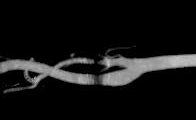
%> input picture pairwise/Stenosis2_Cropped.bmp, 196 x 120 px
$ octave runStenosis.m   (GNU Octave 9; MATLAB toolbox functions it lacks are replaced by stand-ins)
%> lines starting %> are read from the running program, lines starting %| are printed output that depends on the picture; in (x1, y1, x2, y2) boxes, pixels count from 0 and x2, y2 are one past the last pixel; in counts of white or black regions, pixels touching at a corner belong together; the program's own positions count from 1
### pairwise/setOptimizationOptions_stenosis.m
function newOptimizationOptions = setOptimizationOptions_stenosis...
    (grayScalar, myString, numRows, numCols, lambdaPotts, lambdaCurvature, lambdaApp, bg_mu, fg_mu, sigma, beta, padSize, nType)


% OPTIMIZATION PARAMS

    newOptimizationOptions.numNodes = numRows * numCols;
    newOptimizationOptions.numRows = numRows;
    newOptimizationOptions.numCols = numCols;
    newOptimizationOptions.padSize = padSize;
    frameMask = false(numRows, numCols);
    frameMask([1:padSize (end-padSize+1):end],:) = true;
    frameMask(:,[1:padSize (end-padSize+1):end]) = true;
    newOptimizationOptions.frameMask = frameMask;

    newOptimizationOptions.labels = [1 2];

    newOptimizationOptions.neighborhoodBeta = beta;
    newOptimizationOptions.LAMBDA_POTTS = lambdaPotts;
    newOptimizationOptions.LAMBDA_CURVATURE = lambdaCurvature;
    newOptimizationOptions.LAMBDA_APP = lambdaApp;
    newOptimizationOptions.NEIGHBORHOOD_TYPE = nType;
    newOptimizationOptions.fg_mu = fg_mu;
    newOptimizationOptions.bg_mu = bg_mu;
    newOptimizationOptions.sigma = sigma;
    newOptimizationOptions.LARGE_CONSTANT = 1000;


    % fast trust region params
    newOptimizationOptions.MAX_LAMBDA_GEO = 1e5;
    newOptimizationOptions.LAMBDA_GEO = 2000; %0.1;%double(0.1);
    newOptimizationOptions.PRECISION_COMPARE_GEO_LAMBDA = 1e-5; % used to compare GEO lambda in parametric maxflow
    newOptimizationOptions.LAMBDA_MULTIPLIER = 2;% used for jumps in backtracking;
    newOptimizationOptions.REDUCTION_RATIO_THRESHOLD = 0.25;%0.25; % used to decide whether to increase or decrease lambda using the multiplier

    % output and visualization
    newOptimizationOptions.SHOW_FLAG = true;
    newOptimizationOptions.verbose = 0;
    newOptimizationOptions.textOutput = true;
    newOptimizationOptions.myString = myString;
    newOptimizationOptions.SHOW_RESULT_GRAY_SCALAR = grayScalar;

    newOptimizationOptions.correctionFlag = false;


end

### pairwise/getCurvatureEnergy.m
function [appUnaryTerms, curvatureUnaryTerms, unaryTerms, subPairwiseTerms, superPairwiseTerms] =...
    getCurvatureEnergy(numRows, numCols, img, optimizationOptions)

nhMaskX1 = [0,1,0,-1];
nhMaskY1 = [-1,0,1,0];

nhMaskX3 = [1,0,-1,0];
nhMaskY3 = [0,1,0,-1];


nhNum = length(nhMaskX1);
nhWeights = optimizationOptions.LAMBDA_CURVATURE * pi^2/4 * ones(size(nhMaskX1));
    % energy terms look as follows (for each direction alpha)
    %
    % unary:
    % w*x_2 - 0.5*w*x_1 - 0.5*w*x_2 - 0.5*w*x_2 - 0.5*w*x_3
    %         \-- unary from pw1 --/ \-- unary from pw2 --/
    %
    % submodular pairwise:
    % + 0.5*w*x_1(1-x_2) + 0.5*w*x_2*(1-x_1)
    % + 0.5*w*x_2(1-x_3) + 0.5*w*x_3*(1-x_2)
    %
    % non-submodular pairwise:\
    % + w*x_1*x_3
    %
    % here x_1, x_2 and x_3 are defined as follows for each direction
    % ----------------
    % |    |    |    |
    % |    |x_1 |    |
    % ----------------
    % |    | |  |    |
    % |    |x_2-|x_3 |
    % ----------------
    % |    |    |    |
    % |    |    |    |
    % ----------------

    % define unary terms which will hold both appearance and curvature
    % unary terms
    appUnaryTerms = zeros(2, numRows * numCols);
    curvatureUnaryTerms  = zeros(2, numRows * numCols);

    appUnaryTerms(1,:) = optimizationOptions.LAMBDA_APP*(optimizationOptions.bg_mu - img(:)).^2 ;
    appUnaryTerms(2,:) = optimizationOptions.LAMBDA_APP*(optimizationOptions.fg_mu - img(:)).^2;
    % frameMask
%     appUnaryTerms(2,optimizationOptions.frameMask) = 1000;
%     appUnaryTerms(1,optimizationOptions.frameMask) = 0;
%
    subPairwiseTerms = sparse(numRows*numCols, numRows*numCols);
    superPairwiseTerms = sparse(numRows*numCols, numRows*numCols);

    numPixels = numRows*numCols;

    % for all constraints construct unary terms
    for i=1:nhNum

            % compute indices for x_1, x_2 and x_3
            [x2Y, x2X] = meshgrid(1:numRows, 1:numCols);

            x1X = x2X + nhMaskX1(i);
            x1Y = x2Y + nhMaskY1(i);

            x3X = x2X + nhMaskX3(i);
            x3Y = x2Y + nhMaskY3(i);

            % indices for pairwise terms x_1,x_2: set only those terms inside image
            idx = find(x3X>0 & x3X<=numCols & x3Y>0 & x3Y<=numRows & ...
                       x1X>0 & x1X<=numCols & x1Y>0 & x1Y<=numRows);

            idxX1 = sub2ind([numRows, numCols], x1Y(idx), x1X(idx));
            % use only those submodular pairwise terms where x_1 is inside image
            idxX2 = sub2ind([numRows, numCols], x2Y(idx), x2X(idx)); %indices for x2 for pairwise between 1 and 2
            % indices for pairwise terms x_2,x_3: set only those terms inside image
            idxX3 = sub2ind([numRows, numCols], x3Y(idx), x3X(idx));


            % set supermodular pairwise term between x_1 and x_3
            % we are making it symmertric: both (x1, x3) and (x3,x1), that is why
            % we multiply by 0.5
            superPairwiseTerms = superPairwiseTerms + sparse( ...
                [idxX3 idxX1], [idxX1 idxX3], 0.5* nhWeights(i), numPixels, numPixels);


            % set the submodular terms
            % (x_1, x_2)
            % set unary terms
            %curvatureUnaryTerms(2,idxX1) = curvatureUnaryTerms(2,idxX1) - 0.5*nhWeights(i);
            % potts pairwise term between x_1 and x_2 (symmetric)
            %subPairwiseTerms = subPairwiseTerms + sparse( ...
                %[idxX1, idxX2], [idxX2 idxX1], 0.5*nhWeights(i), numPixels, numPixels);
            % (x_2, x_3)
            % set unary terms
            %curvatureUnaryTerms(2,idxX3) = curvatureUnaryTerms(2,idxX3) - 0.5*nhWeights(i);

            % potts pairwise term between x_2 and x_3
            %subPairwiseTerms = subPairwiseTerms + sparse( ...
                %[idxX3 idxX2], [idxX2 idxX3], 0.5*nhWeights(i), numPixels, numPixels);

            % Meng
            curvatureUnaryTerms(2,idxX2) = curvatureUnaryTerms(2,idxX2) + nhWeights(i);
            subPairwiseTerms = subPairwiseTerms + sparse( ...
                [idxX3 idxX2], [idxX2 idxX3], 0.5*nhWeights(i), numPixels, numPixels);
            subPairwiseTerms = subPairwiseTerms + sparse( ...
                [idxX1 idxX2], [idxX2 idxX1], 0.5*nhWeights(i), numPixels, numPixels);


    end
    unaryTerms = curvatureUnaryTerms + appUnaryTerms;

end

### pairwise/runStenosis.m
energies =[];
disp('energies for lambdaCurvature from 19 to 30: ');
for lambdaCurvature = 19:30 %19;%0.01%2;%0.1;%1;
lambdaPotts = 0; %0.65
times = [];
lambdaApp = 0.01;
padSize = 3;
bg_mean = 0;
fg_mean = 150;
sigma = 1;
beta = 0; % contrast sensitivity is turned off for now
grayScalar = 0.2;
labels = [1 2];
nType = 4;

%% load the mat file
origImg = double(imread('Stenosis2_Cropped.bmp'));
%> origImg: size 120x196x3 double; min 0, max 196, mean 19.4; mean of the top-left, top-right, bottom-left and bottom-right quarters 1.5, 9, 32.1, 34.8
origImg = double(origImg(:,:,1));
%> origImg: size 120x196 double
img = origImg;
[numRows, numCols] = size(origImg);
%> numRows = 120; numCols = 196

% save(['stenosis2_' num2str(lambdaCurvature) '_results.mat'],'img');

optimizationOptions = setOptimizationOptions_stenosis(grayScalar, ['stenosis2_' num2str(lambdaCurvature)], numRows, numCols, lambdaPotts, lambdaCurvature,lambdaApp, bg_mean, fg_mean, sigma, beta, padSize, nType);
%> in setOptimizationOptions_stenosis, `frameMask([1:padSize (end-padSize+1):end],:) = true;`:
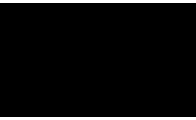
%> frameMask: size 120x196 logical; 5% white; 2 white regions, box (x1, y1, x2, y2) and area: (0, 0, 196, 3) 588, (0, 117, 196, 120) 588
%> in setOptimizationOptions_stenosis, `frameMask(:,[1:padSize (end-padSize+1):end]) = true;`:
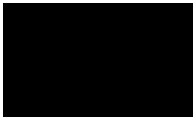
%> frameMask: size 120x196 logical; 7.9% white; 1 white region, box (x1, y1, x2, y2) and area: (0, 0, 196, 120) 1860


[appUnaryTerms, curvatureUnaryTerms, unaryTerms, subPairwiseTerms, superPairwiseTerms]  = getCurvatureEnergy(numRows, numCols, img, optimizationOptions);
% Meng's wrapper
unaryterms = unaryTerms;
capsource = unaryterms(1,:);
capsink = unaryterms(2,:);
C = sum(capsource);
%> C = 627033.6
U = (capsink - capsource)';
pairwiseterms = superPairwiseTerms - subPairwiseTerms;
pair_where = find(pairwiseterms);
%> pair_where = 186268 values from 2 to 553190399
pairs = pairwiseterms(pair_where);
pairs_num = size(pairs,1);
%> pairs_num = 186268
M = zeros(pairs_num,3);
img_size = 196*120;
for i=1:pairs_num
    pos = pair_where(i)-1;
    M(i,1:2) = [mod(pos,img_size)+1 int32(floor(pos/img_size)+1)];
    M(i,3) = pairs(i);
end
%> this loop made 186268 passes
%> pos on passes 1 to 3: 1, 120, 121
save('qpdata.mat','C','U','M');
exepath = 'D:/repositories/PBO_public_code/Release/pbo.exe ';
qpdatapath = ' D:/repositories/PBO_public_code/pairwise/qpdata.mat';
[status, result] = dos([exepath qpdatapath ' 196 120']);
%disp(result);
pos=strfind(result,'%');
%> (the run ends here)
